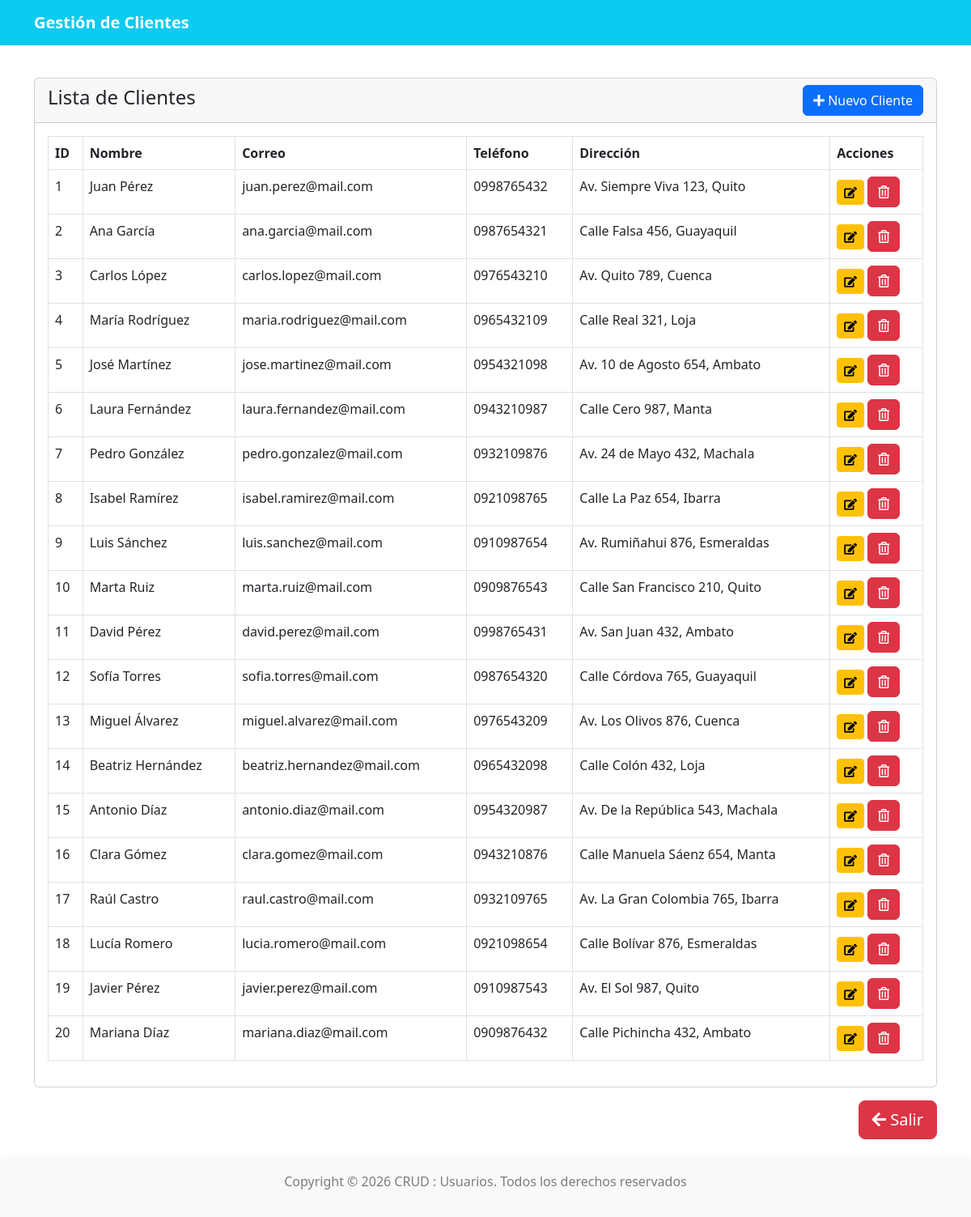
Page /dashboard.php on the committed database.
### tables this page shows
CREATE TABLE clientes (
    ID INT AUTO_INCREMENT PRIMARY KEY,
    Nombre VARCHAR(100),
    Correo VARCHAR(100),
    Telefono VARCHAR(15),
    Direccion TEXT,
    Fecha_creacion TIMESTAMP DEFAULT CURRENT_TIMESTAMP,
    CONSTRAINT chk_email CHECK (Correo LIKE '%_@__%.__%')  
);

### bd/clienteModel.php (called while the page is built, shortened)
<?php
    function mostrarClientes() {
        try {
            $conn = conectar();
            $sql = "SELECT id, nombre, correo, telefono, direccion FROM clientes";
            $stmt = $conn->prepare($sql);
            $stmt->execute();
            return $stmt->fetchAll(PDO::FETCH_ASSOC);
        } catch (PDOException $e) {
            return [];
        }
    }
?>

### dashboard.php (the view, shortened to what this page needs)
<?php
    include_once 'bd/clienteModel.php';
    $clientes = mostrarClientes();
?>
<!DOCTYPE html>
<html lang="es">
<head>
    <link href="https://cdn.jsdelivr.net/npm/bootstrap@5.3.0/dist/css/bootstrap.min.css" rel="stylesheet">
    <link rel="stylesheet" href="https://use.fontawesome.com/releases/v5.6.3/css/all.css">
</head>
<body>
    <div class="d-flex flex-column min-vh-100 justify-content-between">
        <?php include_once 'cabecera.php'; ?>
        <div class="container my-4">
            <div class="row">
                <div class="col-md-12">
                    <div class="card">
                        <div class="card-header d-flex justify-content-between align-items-center">
                            <h4>Lista de Clientes</h4>
                            <a href="insertar.php" class="btn btn-primary">
                                <i class="fas fa-plus"></i> Nuevo Cliente
                            </a>
                        </div>
                        <div class="card-body">
                            <table class="table table-bordered table-hover" id="datosClientes" style="width:100%">
                                <thead>
                                    <tr>
                                        <th>ID</th>
                                        <th>Nombre</th>
                                        <th>Correo</th>
                                        <th>Teléfono</th>
                                        <th>Dirección</th>
                                        <th>Acciones</th>
                                    </tr>
                                </thead>
                                <tbody>
                                    <?php
                                    foreach ($clientes as $cliente): ?>
                                        <tr>
                                            <td><?php echo $cliente['id']; ?></td>
                                            <td><?php echo $cliente['nombre']; ?></td>
                                            <td><?php echo $cliente['correo']; ?></td>
                                            <td><?php echo $cliente['telefono']; ?></td>
                                            <td><?php echo $cliente['direccion']; ?></td>
                                            <td>
                                                <a href="editar.php?id=<?php echo $cliente['id']; ?>" class="btn btn-warning btn-sm">
                                                    <i class="fas fa-edit"></i>
                                                </a>
                                                <button class="btn btn-danger" data-bs-toggle="modal" data-bs-target="#deleteModal" data-cliente-id="<?php echo $cliente['id']; ?>" data-cliente-nombre="<?php echo $cliente['nombre']; ?>">
                                                    <i class="far fa-trash-alt"></i>
                                                </button>
                                            </td>
                                        </tr>
                                    <?php endforeach; ?>
                                </tbody>
                            </table>
                        </div>
                    </div>
                </div>
            </div>
            <div class="d-flex justify-content-end mt-3">
                <a href="interfaces/logoutInterface.php" class="btn btn-danger btn-lg">
                    <i class="fas fa-arrow-left"></i> Salir
                </a>
            </div>
        </div>
        <?php include_once 'pie.php'; ?>
    </div>
</body>
</html>

### cabecera.php
<nav class="navbar navbar-dark bg-info" style="background-image: url('images/gym-background.jpg'); background-size: cover; background-position: center;">
    <div class="container">
        <a class="navbar-brand" href="dashboard.php"><b>Gestión de Clientes</b></a>
    </div>
</nav>

### pie.php
<footer class="bg-light text-center text-black-50 py-3 shadow">
    <p>Copyright © 2026 CRUD : Usuarios. Todos los derechos reservados</p>
  </footer>

### rows in the picture
clientes: ID "1", Nombre "Juan Pérez", Correo "juan.perez@mail.com", Telefono "0998765432", Direccion "Av. Siempre Viva 123, Quito"
clientes: ID "2", Nombre "Ana García", Correo "ana.garcia@mail.com", Telefono "0987654321", Direccion "Calle Falsa 456, Guayaquil"
clientes: ID "3", Nombre "Carlos López", Correo "carlos.lopez@mail.com", Telefono "0976543210", Direccion "Av. Quito 789, Cuenca"
clientes: ID "4", Nombre "María Rodríguez", Correo "maria.rodriguez@mail.com", Telefono "0965432109", Direccion "Calle Real 321, Loja"
clientes: ID "5", Nombre "José Martínez", Correo "jose.martinez@mail.com", Telefono "0954321098", Direccion "Av. 10 de Agosto 654, Ambato"
clientes: ID "6", Nombre "Laura Fernández", Correo "laura.fernandez@mail.com", Telefono "0943210987", Direccion "Calle Cero 987, Manta"
clientes: ID "7", Nombre "Pedro González", Correo "pedro.gonzalez@mail.com", Telefono "0932109876", Direccion "Av. 24 de Mayo 432, Machala"
clientes: ID "8", Nombre "Isabel Ramírez", Correo "isabel.ramirez@mail.com", Telefono "0921098765", Direccion "Calle La Paz 654, Ibarra"
clientes: ID "9", Nombre "Luis Sánchez", Correo "luis.sanchez@mail.com", Telefono "0910987654", Direccion "Av. Rumiñahui 876, Esmeraldas"
clientes: ID "10", Nombre "Marta Ruiz", Correo "marta.ruiz@mail.com", Telefono "0909876543", Direccion "Calle San Francisco 210, Quito"
clientes: ID "11", Nombre "David Pérez", Correo "david.perez@mail.com", Telefono "0998765431", Direccion "Av. San Juan 432, Ambato"
clientes: ID "12", Nombre "Sofía Torres", Correo "sofia.torres@mail.com", Telefono "0987654320", Direccion "Calle Córdova 765, Guayaquil"
clientes: ID "13", Nombre "Miguel Álvarez", Correo "miguel.alvarez@mail.com", Telefono "0976543209", Direccion "Av. Los Olivos 876, Cuenca"
clientes: ID "14", Nombre "Beatriz Hernández", Correo "beatriz.hernandez@mail.com", Telefono "0965432098", Direccion "Calle Colón 432, Loja"
clientes: ID "15", Nombre "Antonio Díaz", Correo "antonio.diaz@mail.com", Telefono "0954320987", Direccion "Av. De la República 543, Machala"
clientes: ID "16", Nombre "Clara Gómez", Correo "clara.gomez@mail.com", Telefono "0943210876", Direccion "Calle Manuela Sáenz 654, Manta"
clientes: ID "17", Nombre "Raúl Castro", Correo "raul.castro@mail.com", Telefono "0932109765", Direccion "Av. La Gran Colombia 765, Ibarra"
clientes: ID "18", Nombre "Lucía Romero", Correo "lucia.romero@mail.com", Telefono "0921098654", Direccion "Calle Bolívar 876, Esmeraldas"
clientes: ID "19", Nombre "Javier Pérez", Correo "javier.perez@mail.com", Telefono "0910987543", Direccion "Av. El Sol 987, Quito"
clientes: ID "20", Nombre "Mariana Díaz", Correo "mariana.diaz@mail.com", Telefono "0909876432", Direccion "Calle Pichincha 432, Ambato"
